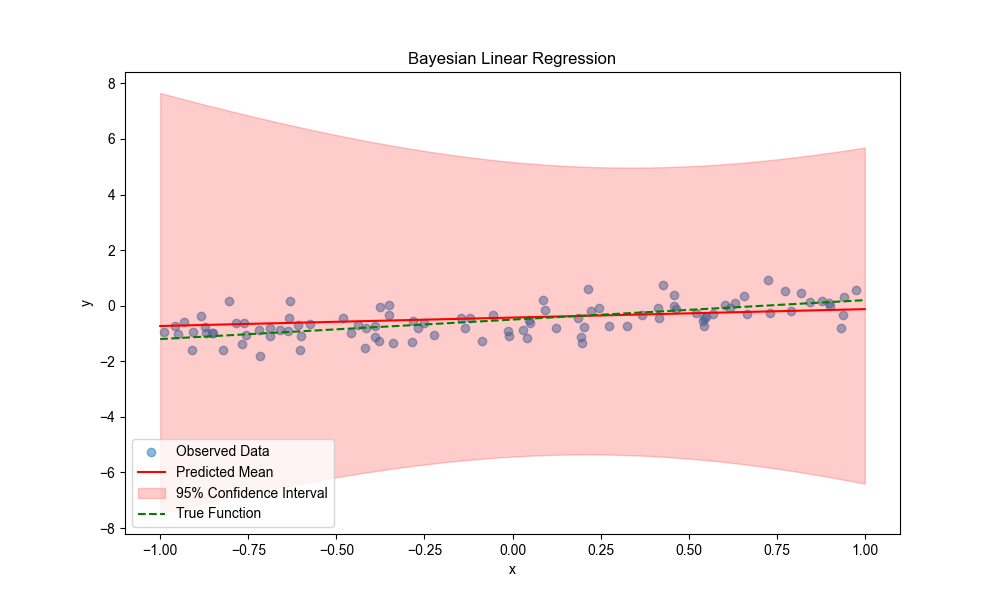

Source code (Python):
import tensorflow as tf
import tensorflow_probability as tfp
import numpy as np
import matplotlib.pyplot as plt

"""
# Bayesian Linear Regression

This script implements Bayesian Linear Regression using TensorFlow Probability.
Bayesian Linear Regression extends traditional linear regression by:
1. Incorporating prior knowledge about parameters
2. Estimating full posterior distributions instead of point estimates
3. Providing uncertainty quantification for predictions
4. Naturally handling overfitting through regularization

The implementation uses variational inference to approximate the posterior
distributions of model parameters (weights and biases).
"""

tfd = tfp.distributions


# Generate synthetic data
def generate_data(n_samples=100, noise_std=0.5):
    np.random.seed(42)
    x = np.random.uniform(-1, 1, size=n_samples).astype(np.float32)
    true_w, true_b = 0.7, -0.5
    y = (
        true_w * x
        + true_b
        + np.random.normal(0, noise_std, size=n_samples).astype(np.float32)
    )
    return x, y, true_w, true_b


x_data, y_data, true_w, true_b = generate_data()
# Ensure data is tensor
x_data = tf.convert_to_tensor(x_data, dtype=tf.float32)
y_data = tf.convert_to_tensor(y_data, dtype=tf.float32)


# Define model - using a simpler approach
def bayesian_linear_regression():
    # Prior distributions
    w_prior = tfd.Normal(loc=0.0, scale=1.0)
    b_prior = tfd.Normal(loc=0.0, scale=1.0)

    # Variational posteriors
    w_loc = tf.Variable(0.0, name="w_loc")
    w_scale = tf.Variable(1.0, name="w_scale", constraint=lambda x: tf.nn.softplus(x))
    w_posterior = tfd.Normal(loc=w_loc, scale=w_scale)

    b_loc = tf.Variable(0.0, name="b_loc")
    b_scale = tf.Variable(1.0, name="b_scale", constraint=lambda x: tf.nn.softplus(x))
    b_posterior = tfd.Normal(loc=b_loc, scale=b_scale)

    return (
        (w_prior, b_prior),
        (w_posterior, b_posterior),
        [w_loc, w_scale, b_loc, b_scale],
    )


# Get prior and posterior distributions
priors, posteriors, variational_params = bayesian_linear_regression()
w_prior, b_prior = priors
w_posterior, b_posterior = posteriors


# Define loss function (ELBO)
@tf.function
def elbo():
    # Sample from posterior distributions
    w_samples = w_posterior.sample(10)
    b_samples = b_posterior.sample(10)

    # Calculate likelihood
    predictions = tf.reshape(w_samples, [-1, 1]) * x_data + tf.reshape(
        b_samples, [-1, 1]
    )
    log_likelihood = tf.reduce_mean(
        tfd.Normal(loc=predictions, scale=0.5).log_prob(y_data)
    )

    # Calculate KL divergence
    kl_w = tfd.kl_divergence(w_posterior, w_prior)
    kl_b = tfd.kl_divergence(b_posterior, b_prior)

    # Return ELBO (we want to maximize ELBO, so minimize -ELBO during training)
    return log_likelihood - (kl_w + kl_b)


# Train model
optimizer = tf.optimizers.Adam(learning_rate=0.1)


@tf.function
def train_step():
    with tf.GradientTape() as tape:
        loss = -elbo()  # Minimize negative ELBO
    gradients = tape.gradient(loss, variational_params)
    optimizer.apply_gradients(zip(gradients, variational_params))
    return loss


for i in range(1000):
    loss_value = train_step()
    if i % 200 == 0:
        print(f"Step {i}: ELBO = {-loss_value.numpy()}")

# Extract learned parameters
w_loc, w_scale, b_loc, b_scale = [p.numpy() for p in variational_params]
print(f"Learned weight: mean = {w_loc}, std = {w_scale}")
print(f"Learned bias: mean = {b_loc}, std = {b_scale}")
print(f"True weight: {true_w}, true bias: {true_b}")

# Visualize results
plt.figure(figsize=(10, 6))

# Set font for English text
plt.rcParams["font.sans-serif"] = ["Arial"]
plt.rcParams["axes.unicode_minus"] = True

plt.scatter(x_data, y_data, alpha=0.5, label="Observed Data")

# Plot regression line
x_test = np.linspace(-1, 1, 100).astype(np.float32)
y_pred_mean = w_loc * x_test + b_loc

# Plot uncertainty intervals
num_samples = 100
w_samples = w_posterior.sample(num_samples).numpy()
b_samples = b_posterior.sample(num_samples).numpy()

y_samples = np.zeros((num_samples, len(x_test)))
for i in range(num_samples):
    y_samples[i, :] = w_samples[i] * x_test + b_samples[i]

y_mean = np.mean(y_samples, axis=0)
y_std = np.std(y_samples, axis=0)

plt.plot(x_test, y_pred_mean, "r-", label="Predicted Mean")
plt.fill_between(
    x_test,
    y_mean - 2 * y_std,
    y_mean + 2 * y_std,
    color="r",
    alpha=0.2,
    label="95% Confidence Interval",
)
plt.plot(x_test, true_w * x_test + true_b, "g--", label="True Function")
plt.legend()
plt.title("Bayesian Linear Regression")
plt.xlabel("x")
plt.ylabel("y")
plt.savefig("bayesian_linear_regression.png")
plt.show()
